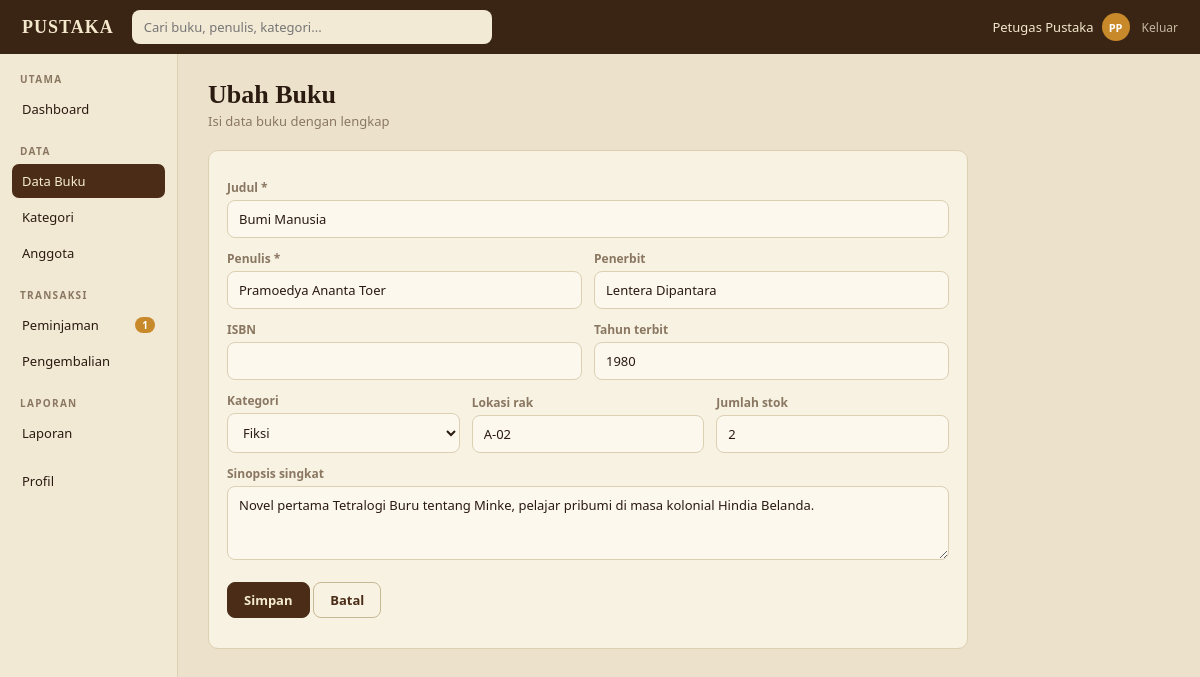
The page /buku/2/ubah (signed in) on the database its author committed.
### tables this page shows
CREATE TABLE users (
    id            INTEGER PRIMARY KEY AUTOINCREMENT,
    name          TEXT NOT NULL,
    email         TEXT NOT NULL UNIQUE,
    password_hash TEXT NOT NULL,
    role          TEXT NOT NULL DEFAULT 'anggota'
                  CHECK (role IN ('admin', 'petugas', 'anggota')),
    member_code   TEXT UNIQUE,              -- hanya untuk anggota, contoh AG0004
    phone         TEXT,
    address       TEXT,
    status        TEXT NOT NULL DEFAULT 'aktif'
                  CHECK (status IN ('aktif', 'nonaktif')),
    created_at    TEXT NOT NULL DEFAULT (datetime('now', 'localtime'))
);

CREATE TABLE books (
    id              INTEGER PRIMARY KEY AUTOINCREMENT,
    isbn            TEXT UNIQUE,
    title           TEXT NOT NULL,
    author          TEXT NOT NULL,
    publisher       TEXT,
    year            INTEGER,
    category_id     INTEGER REFERENCES categories(id) ON DELETE SET NULL,
    shelf           TEXT,                   -- lokasi rak
    description     TEXT,
    stock_total     INTEGER NOT NULL DEFAULT 1 CHECK (stock_total >= 0),
    stock_available INTEGER NOT NULL DEFAULT 1 CHECK (stock_available >= 0),
    created_at      TEXT NOT NULL DEFAULT (datetime('now', 'localtime'))
);

### app.py (the view, shortened to what this page needs)
@app.route("/buku/<int:bid>/ubah", methods=["GET", "POST"])
@staff_required
def book_edit(bid):
    book = q_one("SELECT * FROM books WHERE id=?", bid)
    if not book:
        abort(404)
    v = request.form if request.method == "POST" else dict(book)
    return render_template("book_form.html", book=book, v=v, categories=categories(), active="books")

### app.py (called while the page is built)
def db():
    if "db" not in g:
        g.db = sqlite3.connect(DB_PATH)
        g.db.row_factory = sqlite3.Row
        g.db.execute("PRAGMA foreign_keys = ON")
    return g.db

def q_all(sql, *args):
    return db().execute(sql, args).fetchall()

def q_one(sql, *args):
    return db().execute(sql, args).fetchone()

def q_val(sql, *args):
    return db().execute(sql, args).fetchone()[0]

def cfg(key):
    row = q_one("SELECT value FROM settings WHERE key = ?", key)
    return int(row["value"]) if row else DEFAULTS[key]

@app.template_filter("initials")
def f_initials(name):
    parts = [p for p in (name or "").split() if p]
    return "".join(p[0] for p in parts[:2]).upper() or "?"

def categories():
    return q_all("SELECT c.*, (SELECT COUNT(*) FROM books b WHERE b.category_id=c.id) AS n "
                 "FROM categories c ORDER BY c.name")

@app.before_request
def load_user():
    g.user = None
    if request.endpoint == "static":
        return
    uid = session.get("uid")
    if uid:
        u = q_one("SELECT * FROM users WHERE id=?", uid)
        if u and u["status"] == "aktif":
            g.user = u
        else:
            session.clear()
            if u:
                flash("Akunmu dinonaktifkan. Hubungi petugas perpustakaan.", "error")

@app.context_processor
def inject_globals():
    ctx = {"me": g.get("user"), "max_loans": cfg("max_loans"),
           "fine_per_day": cfg("fine_per_day"), "loan_days": cfg("loan_days")}
    if g.get("user") and g.user["role"] in STAFF_ROLES:
        ctx["pending_count"] = q_val("SELECT COUNT(*) FROM loans WHERE status='menunggu'")
    return ctx

def roles_required(*roles):
    def deco(view):
        @wraps(view)
        def wrapped(*a, **kw):
            if not g.user:
                return redirect(url_for("login"))
            if g.user["role"] not in roles:
                flash("Halaman itu tidak tersedia untuk akunmu.", "error")
                return redirect(url_for("index"))
            return view(*a, **kw)
        return wrapped
    return deco

### templates/book_form.html (shortened to what this page needs)
{% extends "layout.html" %}
{% block content %}
<h1>{{ 'Ubah Buku' if book else 'Tambah Buku' }}</h1>
<p class="sub">Isi data buku dengan lengkap</p>
<div class="card" style="max-width:760px">
  <form method="post">
    <label>Judul *</label>
    <input name="title" required value="{{ v.get('title', '') }}">
    <div class="row">
      <div><label>Penulis *</label><input name="author" required value="{{ v.get('author', '') }}"></div>
      <div><label>Penerbit</label><input name="publisher" value="{{ v.get('publisher') or '' }}"></div>
    </div>
    <div class="row">
      <div><label>ISBN</label><input name="isbn" value="{{ v.get('isbn') or '' }}"></div>
      <div><label>Tahun terbit</label><input name="year" type="number" value="{{ v.get('year') or '' }}"></div>
    </div>
    <div class="row">
      <div><label>Kategori</label>
        <select name="category_id">
          {% for c in categories %}<option value="{{ c.id }}" {{ 'selected' if v.get('category_id')|string == c.id|string }}>{{ c.name }}</option>{% endfor %}
        </select></div>
      <div><label>Lokasi rak</label><input name="shelf" value="{{ v.get('shelf') or '' }}" placeholder="contoh: A-01"></div>
      <div><label>Jumlah stok</label><input name="stock_total" type="number" min="0" value="{{ v.get('stock_total', 1) }}"></div>
    </div>
    <label>Sinopsis singkat</label>
    <textarea name="description" rows="3">{{ v.get('description') or '' }}</textarea>
    <p style="margin-top:18px">
      <button class="btn">Simpan</button>
      <a class="btn ghost" href="{{ url_for('books') }}">Batal</a>
    </p>
  </form>
</div>
{% endblock %}

### templates/layout.html (shortened to what this page needs)
{% extends "base.html" %}
{% from "macros.html" import flashes %}
{% block body %}
{% set a = active|default('') %}
<header class="topbar">
  <a class="brand" href="{{ url_for('index') }}">PUSTAKA</a>
  <form class="search" action="{{ url_for('catalog') if me.role == 'anggota' else url_for('books') }}" method="get">
    <input name="q" value="{{ request.args.get('q', '') }}" placeholder="Cari buku, penulis, kategori...">
  </form>
  <div class="userchip">
    <a class="who" href="{{ url_for('profile') }}" title="Profil dan ganti kata sandi">
      <span>{{ me.name }}</span><span class="avatar">{{ me.name|initials }}</span></a>
    <a class="logout" href="{{ url_for('logout') }}">Keluar</a>
  </div>
</header>
<div class="shell">
  <aside class="sidebar">
    {% if me.role == 'anggota' %}
      <div class="nav-title">Jelajah</div>
      <a href="{{ url_for('catalog') }}" class="{{ 'active' if a == 'catalog' }}">Katalog Buku</a>
      <a href="{{ url_for('catalog_categories') }}" class="{{ 'active' if a == 'cats' }}">Kategori</a>
      <a href="{{ url_for('catalog', urut='terbaru') }}" class="{{ 'active' if a == 'latest' }}">Terkini</a>
      <div class="nav-title">Akun Saya</div>
      <a href="{{ url_for('my_loans') }}" class="{{ 'active' if a == 'mine' }}">Pinjaman Saya</a>
      <a href="{{ url_for('favorites') }}" class="{{ 'active' if a == 'favs' }}">Favorit</a>
      <a href="{{ url_for('my_loans', tab='riwayat') }}" class="{{ 'active' if a == 'history' }}">Riwayat</a>
      <a href="{{ url_for('profile') }}" class="{{ 'active' if a == 'profile' }}">Profil</a>
    {% else %}
      <div class="nav-title">Utama</div>
      <a href="{{ url_for('dashboard') }}" class="{{ 'active' if a == 'dashboard' }}">Dashboard</a>
      <div class="nav-title">Data</div>
      <a href="{{ url_for('books') }}" class="{{ 'active' if a == 'books' }}">Data Buku</a>
      <a href="{{ url_for('category_list') }}" class="{{ 'active' if a == 'categories' }}">Kategori</a>
      <a href="{{ url_for('members') }}" class="{{ 'active' if a == 'members' }}">Anggota</a>
      <div class="nav-title">Transaksi</div>
      <a href="{{ url_for('loans') }}" class="{{ 'active' if a == 'loans' }}">Peminjaman
        {% if pending_count %}<span class="badge">{{ pending_count }}</span>{% endif %}</a>
      <a href="{{ url_for('returns') }}" class="{{ 'active' if a == 'returns' }}">Pengembalian</a>
      <div class="nav-title">Laporan</div>
      <a href="{{ url_for('report') }}" class="{{ 'active' if a == 'report' }}">Laporan</a>
      <a href="{{ url_for('profile') }}" class="{{ 'active' if a == 'profile' }}" style="margin-top:14px">Profil</a>
    {% endif %}
  </aside>
  <main class="main">
    {% block content %}{% endblock %}
  </main>
</div>
{% endblock %}

### static/style.css (style rules this page uses)
:root { --bg: #ece2cc; --panel: #f8f2e3; --panel-2: #f2e9d4; --input: #fcf8ee; --ink: #2a1a10; --muted: #8a7761; --line: #dccfb2; --dark: #3a2414; --dark-2: #4a2c17; --gold: #c8892b; --serif: Georgia, "Times New Roman", serif; --sans: system-ui, -apple-system, "Segoe UI", Roboto, sans-serif; }
* { box-sizing: border-box; }
body { margin: 0; font-family: var(--sans); background: var(--bg); color: var(--ink); font-size: 14px; }
a { color: var(--dark-2); }
h1 { font-family: var(--serif); font-size: 26px; margin: 0 0 2px; }
.sub { color: var(--muted); font-size: 13px; margin: 0 0 20px; }
.topbar { height: 54px; background: var(--dark); color: #f3e7cc; display: flex; align-items: center; gap: 18px; padding: 0 22px; position: sticky; top: 0; z-index: 5; }
.brand { font-family: var(--serif); font-weight: 700; letter-spacing: 1px; font-size: 18px; color: #f3e7cc; text-decoration: none; }
.search { flex: 1; max-width: 360px; margin: 0; }
.search input { width: 100%; border: 0; border-radius: 8px; padding: 8px 12px; font-size: 13px; background: #f3ead6; color: var(--ink); }
.userchip { margin-left: auto; display: flex; align-items: center; gap: 12px; font-size: 13px; }
.userchip a { color: #f3e7cc; text-decoration: none; }
.userchip .who { display: flex; align-items: center; gap: 8px; }
.avatar { width: 28px; height: 28px; border-radius: 50%; background: var(--gold); color: #fff; font-weight: 700; font-size: 11px; display: grid; place-items: center; }
.logout { opacity: .75; font-size: 12px; }
.shell { display: flex; min-height: calc(100vh - 54px); }
.sidebar { width: 178px; flex: none; background: var(--panel-2); border-right: 1px solid var(--line); padding: 14px 12px; }
.nav-title { font-size: 10px; letter-spacing: 1.3px; color: var(--muted); text-transform: uppercase; margin: 18px 8px 6px; font-weight: 600; }
.nav-title:first-child { margin-top: 4px; }
.sidebar a { display: flex; justify-content: space-between; align-items: center; padding: 8px 10px; border-radius: 7px; font-size: 13px; color: var(--ink); text-decoration: none; margin-bottom: 2px; }
.sidebar a.active { background: var(--dark-2); color: #f6ecd3; }
.badge { background: var(--gold); color: #fff; border-radius: 10px; font-size: 10px; padding: 1px 7px; font-weight: 700; }
.main { flex: 1; padding: 26px 30px 40px; min-width: 0; }
.card { background: var(--panel); border: 1px solid var(--line); border-radius: 10px; padding: 16px 18px; }
.btn { display: inline-block; background: var(--dark-2); color: #f6ecd3; border: 1px solid var(--dark-2); border-radius: 8px; padding: 8px 16px; font-size: 13px; font-weight: 600; cursor: pointer; text-decoration: none; font-family: inherit; }
.btn.ghost { background: transparent; color: var(--dark-2); border-color: #c9b894; }
label { display: block; font-size: 12px; color: var(--muted); margin: 12px 0 4px; font-weight: 600; }
input, select, textarea { width: 100%; padding: 9px 11px; border: 1px solid var(--line); border-radius: 8px; background: var(--input); font-size: 13px; font-family: inherit; color: var(--ink); }
.row { display: flex; gap: 12px; flex-wrap: wrap; align-items: flex-end; }
.row > * { flex: 1; min-width: 150px; }

### rows shown on the page
users: name "Petugas Pustaka", name|initials "PP"
books: title "Bumi Manusia", author "Pramoedya Ananta Toer", publisher "Lentera Dipantara", year "1980", shelf "A-02", description "Novel pertama Tetralogi Buru tentang Minke, pelajar pribumi di masa kolonial Hindia Belanda."

### other values the page prints
{{ pending_count }} "1"
{{ 'Ubah Buku' if book else 'Tambah Buku' }} "Ubah Buku"
form field category_id "Fiksi"
